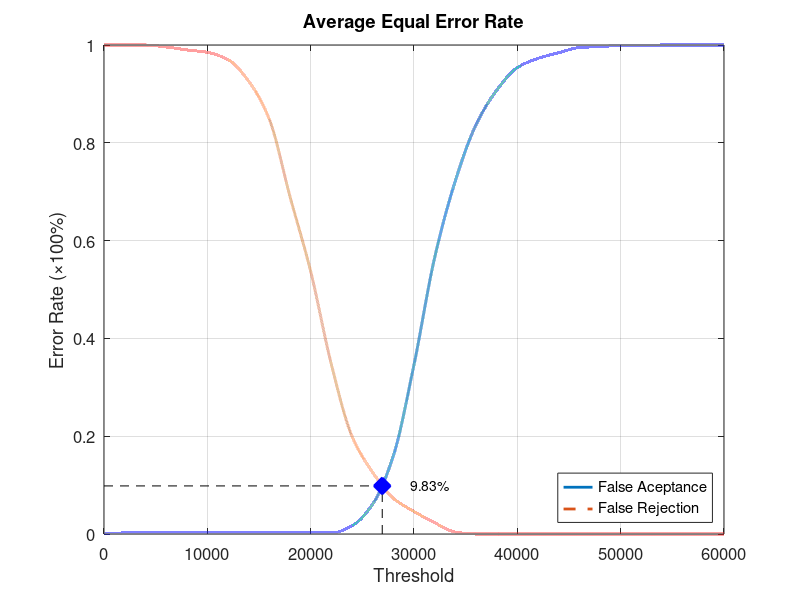
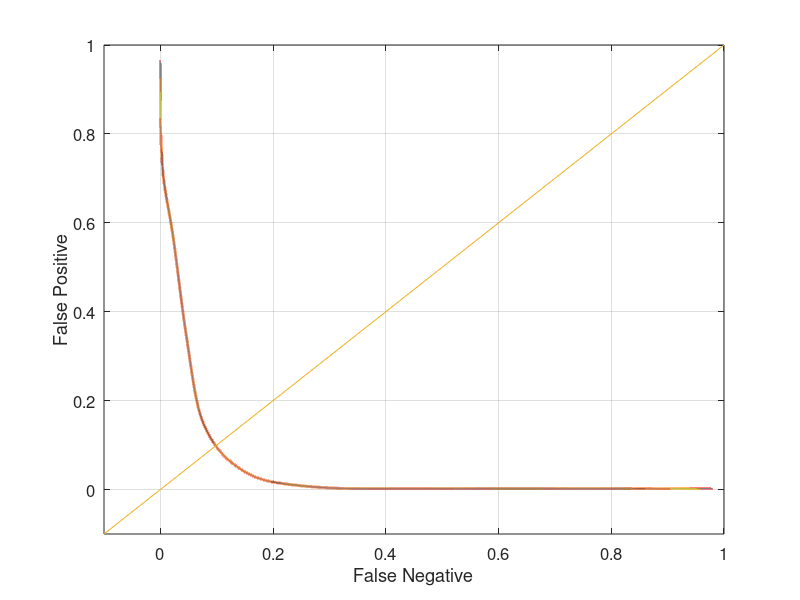

These charts were generated, in order, by the following MATLAB code:
function yEER = Database4Average
close all;
clear;
clc;
x = 0:2000:60000;
xq = 0:0.5:60000;

y0 = [0 0.00210526 0.00210526 0.00210526 0.00210526 0.00210526 0.00210526 0.00210526 0.00210526 0.00210526 0.00210526 0.00210526 0.0168421 0.0610526 0.16 0.346316 0.565263 0.722105 0.836842 0.907368 0.953684 0.972632 0.984211 0.994737 0.996842 0.998947 0.998947 1 1 1 1];
yy0 = interp1(x, y0, xq, 'pchip');
y1 = [1 1 1 0.996 0.99 0.985 0.97 0.926 0.848 0.69 0.537 0.347 0.2 0.126 0.073 0.046 0.023 0.004 0 0 0 0 0 0 0 0 0 0 0 0 0];
yy1 = interp1(x, y1, xq, 'pchip');

% Calculating EER: 
y2 = abs(y0 - y1);
find(y2 == min(y2))
yy2 = abs(yy0 - yy1);
xEER = find(yy2 == min(yy2));
xEERIndex = xq(xEER) % X-axis EER
yEER = yy0(xEER) % Y-axis EER

main = figure
plot(xq, yy0,'-','LineWidth', 2);	hold on
plot(xq, yy1,'--','LineWidth', 2);	hold on
plot([xEERIndex xEERIndex], [0 yEER], 'k--');	hold on
plot([0 xEERIndex], [yEER yEER], 'k--');	hold on
plot(xEERIndex, yEER, 'bx', 'LineWidth', 10);	hold on
text(xEERIndex + 10 * xEERIndex / 100, yEER, [num2str(round((10000 * yEER)) / 100) '%'])
legend('False Aceptance', 'False Rejection', 'Location', 'SouthEast')
xlabel('Threshold')
ylabel('Error Rate (\times100%)')
title('Average Equal Error Rate')
set(gca, 'FontSize', 12)
axis([0 60000 0 1])
grid on

print(main, 'Database4AverageMain', '-dpng');
FNRxFPR = figure('Color', [1 1 1]);
plot(yy1, yy0, '-', yy1, yy0, 'LineWidth', 2);
hold on
y = -0.1:0.1:1
plot(y, y); 
set(gca, 'FontSize', 12)
xlabel('False Negative')
ylabel('False Positive')
axis([-0.1 1 -0.1 1])
set(gca, 'FontSize', 12)
grid on

print(FNRxFPR, 'Database4AverageFNRxFPR','-dpng');
end
